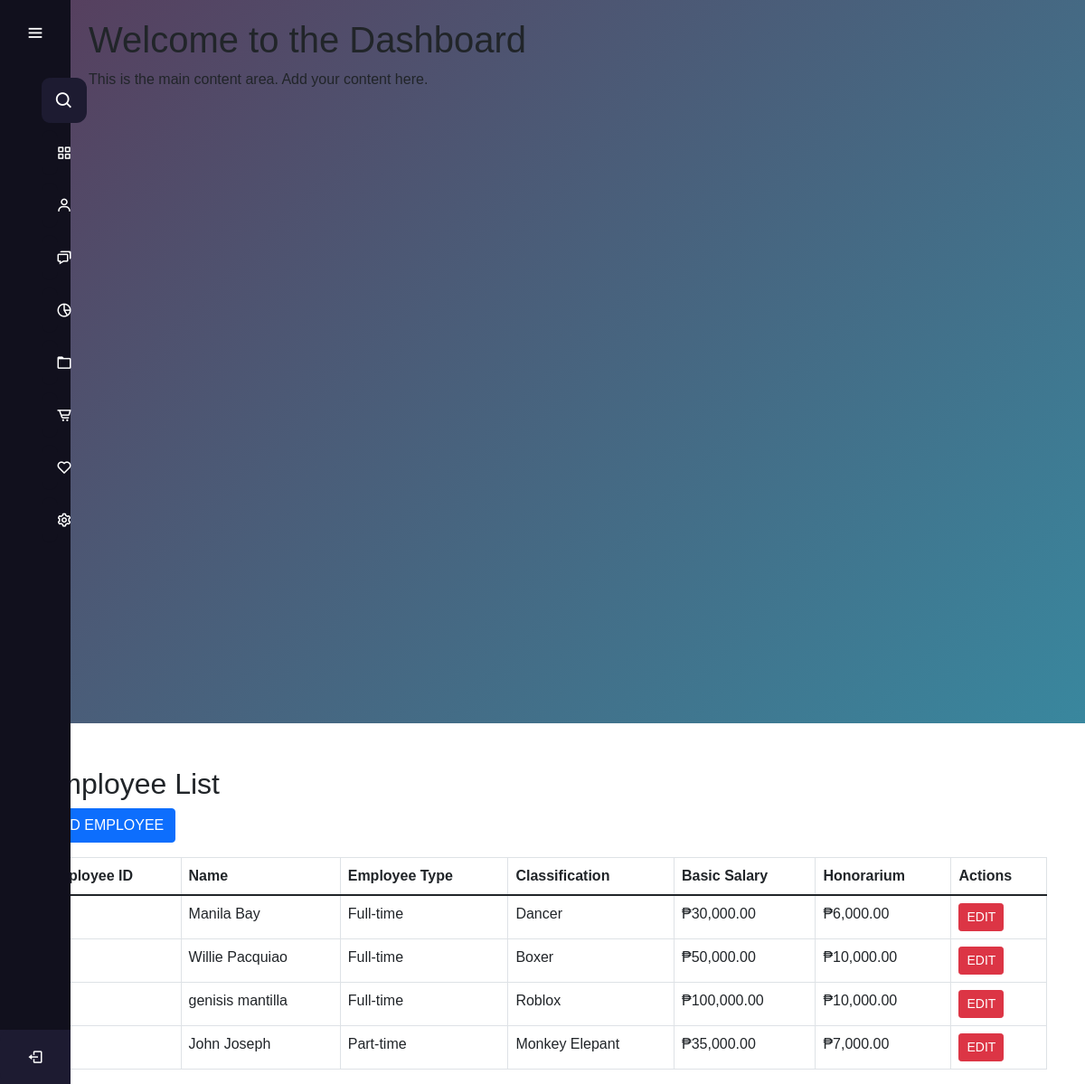
Before: /frontUP/manage_employees.php with the older database file.
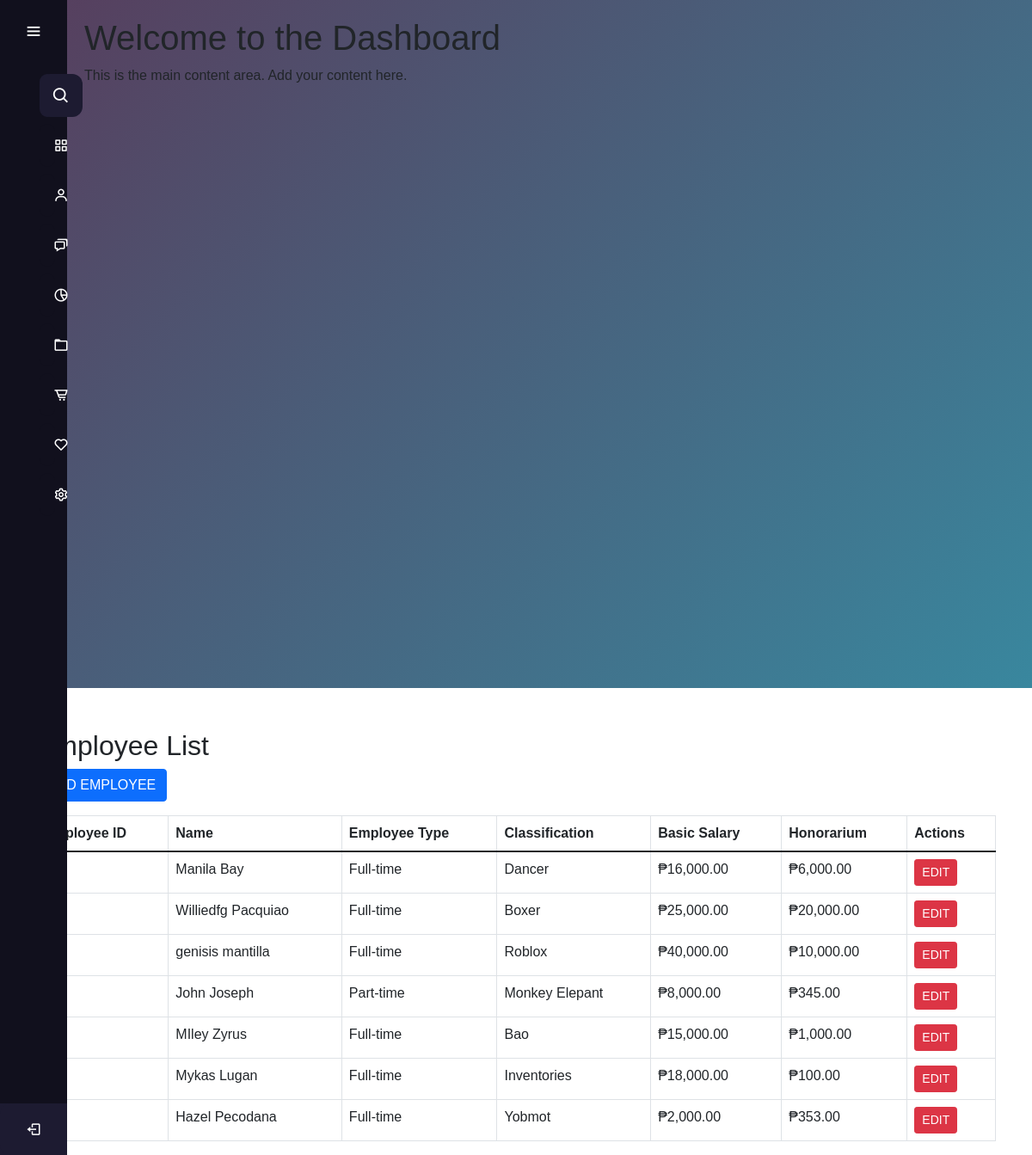
After: the same page with the newer database file.
### tables this page shows
CREATE TABLE `employees` (
  `employee_id` int(11) NOT NULL,
  `first_name` varchar(255) NOT NULL,
  `last_name` varchar(255) NOT NULL,
  `employee_type` enum('full-time','part-time') NOT NULL,
  `classification` varchar(255) NOT NULL,
  `basic_salary` decimal(10,2) NOT NULL,
  `honorarium` decimal(10,2) DEFAULT 0.00,
  `overload_rate` decimal(10,0) NOT NULL,
  `watch_reward` decimal(10,0) NOT NULL,
  `absent_lateRate` decimal(10,0) NOT NULL,
  `created_at` timestamp NOT NULL DEFAULT current_timestamp()
);

### frontUP/manage_employees.php (the view, shortened to what this page needs)
<?php
$conn = new mysqli('localhost', 'root', '', 'gfi_exel');
$sql_fetch = "SELECT * FROM employees";
$result = $conn->query($sql_fetch);
?>
<!DOCTYPE html>
<html lang="en">
<?php include 'sidebars.php'; ?>
<head>
    <link rel="stylesheet" href="css/bootstrap.min.css">
</head>
<body>
    <div class="container mt-5">
        <div id="employeeList">
            <h2 class="mb-9">Employee List</h2>
            <button class="btn btn-primary mb-3" onclick="toggleView('addEmployee')">ADD EMPLOYEE</button>
            <table class="table table-bordered">
                <thead>
                    <tr>
                        <th>Employee ID</th>
                        <th>Name</th>
                        <th>Employee Type</th>
                        <th>Classification</th>
                        <th>Basic Salary</th>
                        <th>Honorarium</th>
                        <th>Actions</th>
                    </tr>
                </thead>
                <tbody>
                    <?php
                    if ($result->num_rows > 0) {
                        while ($row = $result->fetch_assoc()) {
                            echo "<tr>
                                    <td>" . $row['employee_id'] . "</td>
                                    <td>" . $row['first_name'] . " " . $row['last_name'] . "</td>
                                    <td>" . ucfirst($row['employee_type']) . "</td>
                                    <td>" . $row['classification'] . "</td>
                                    <td>₱" . number_format($row['basic_salary'], 2) . "</td>
                                    <td>₱" . number_format($row['honorarium'], 2) . "</td>
                                    <td>
                                        <button class='btn btn-danger btn-sm' onclick='toggleEditForm(" . $row['employee_id'] . ")'>EDIT</button>
                                    </td>
                                  </tr>";
                        }
                    } else {
                        echo "<tr><td colspan='7'>No employees found.</td></tr>";
                    }
                    ?>
                </tbody>
            </table>
        </div>
    </div>
</body>
</html>

Changed rows visible on the page:
changed employees "Manila": basic_salary "30,000.00" → "16,000.00"
changed employees "Pacquiao": first_name "Willie" → "Williedfg"; basic_salary "50,000.00" → "25,000.00"; honorarium "10,000.00" → "20,000.00"
changed employees "genisis": basic_salary "100,000.00" → "40,000.00"
changed employees "John": basic_salary "35,000.00" → "8,000.00"; honorarium "7,000.00" → "345.00"
added employees: first_name "MIley", last_name "Zyrus", employee_type "Full-time", classification "Bao", basic_salary "15,000.00", honorarium "1,000.00"
added employees: first_name "Mykas", last_name "Lugan", employee_type "Full-time", classification "Inventories", basic_salary "18,000.00", honorarium "100.00"
added employees: first_name "Hazel", last_name "Pecodana", employee_type "Full-time", classification "Yobmot", basic_salary "2,000.00", honorarium "353.00"
